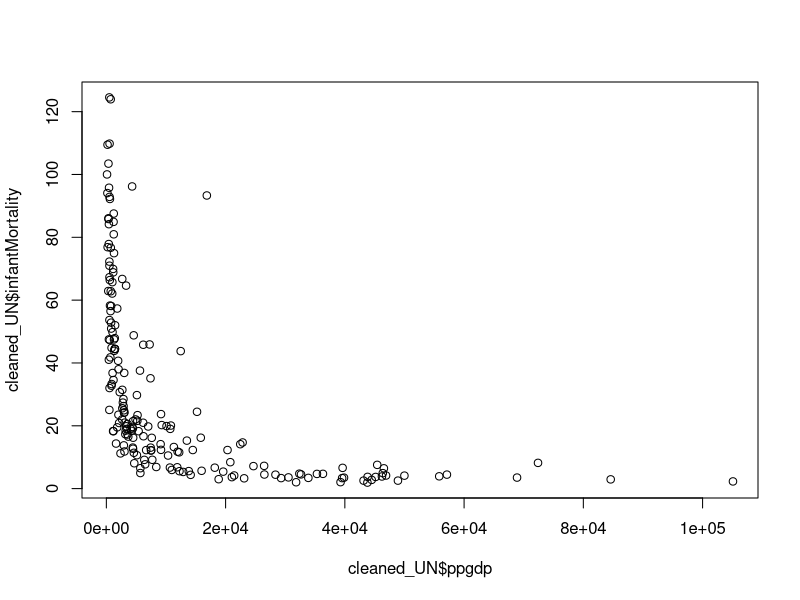
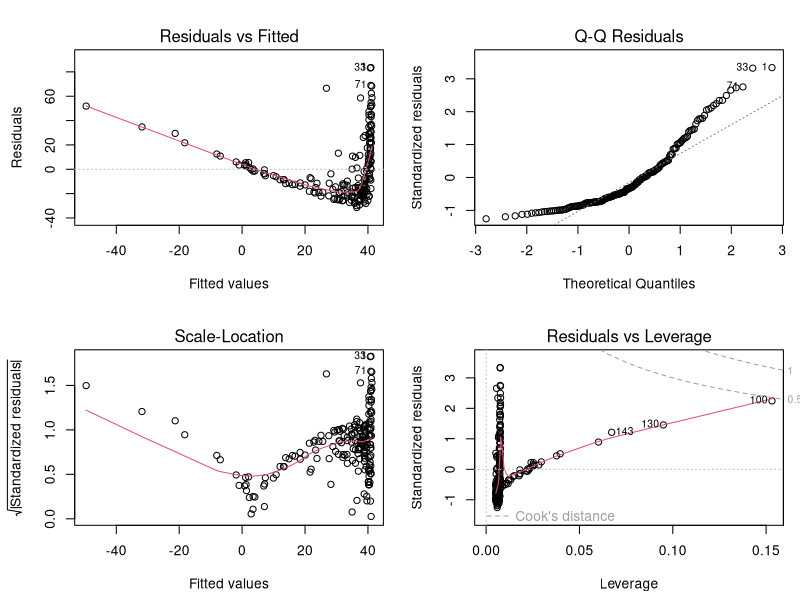
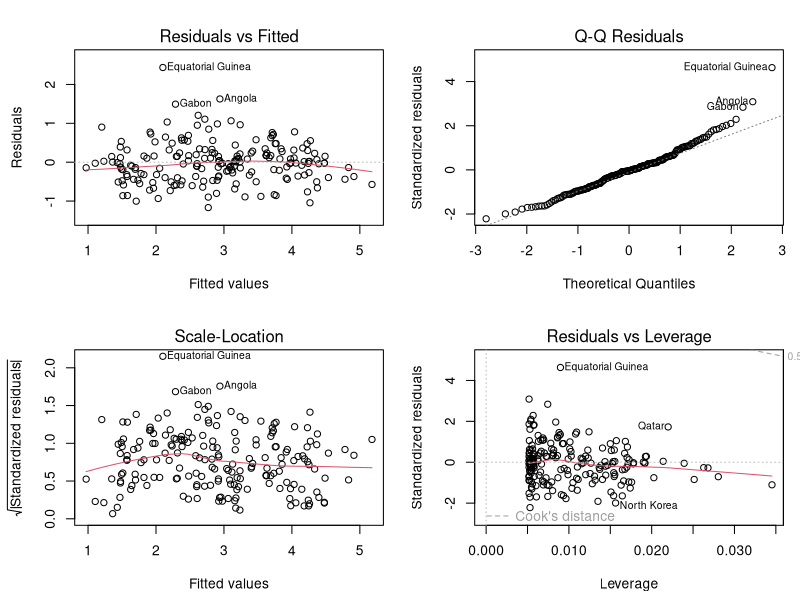
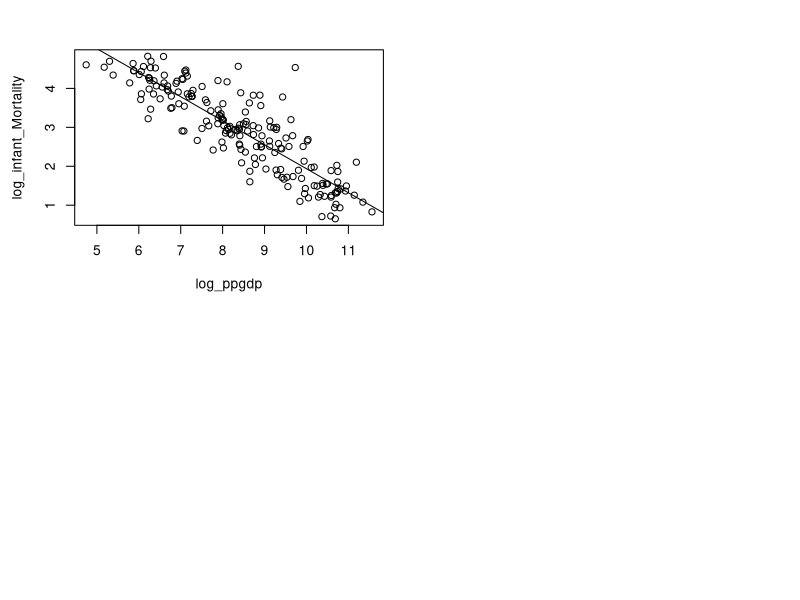
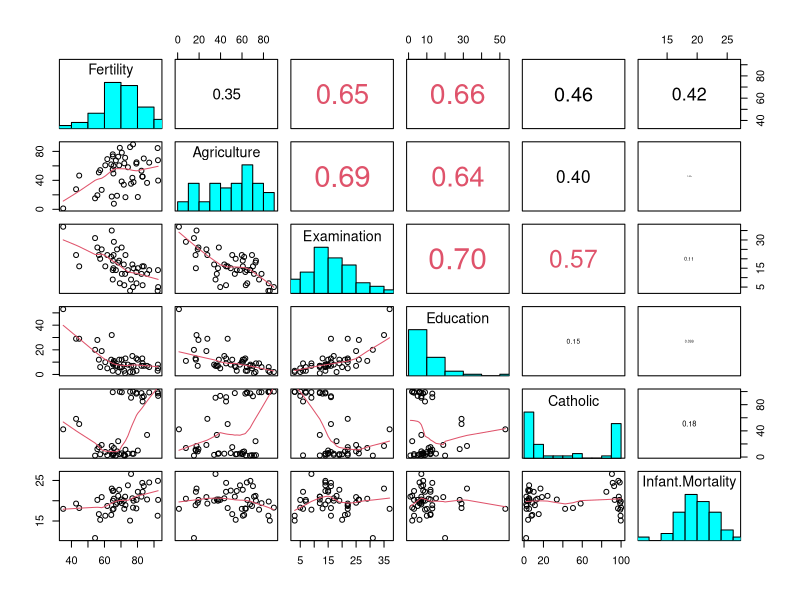
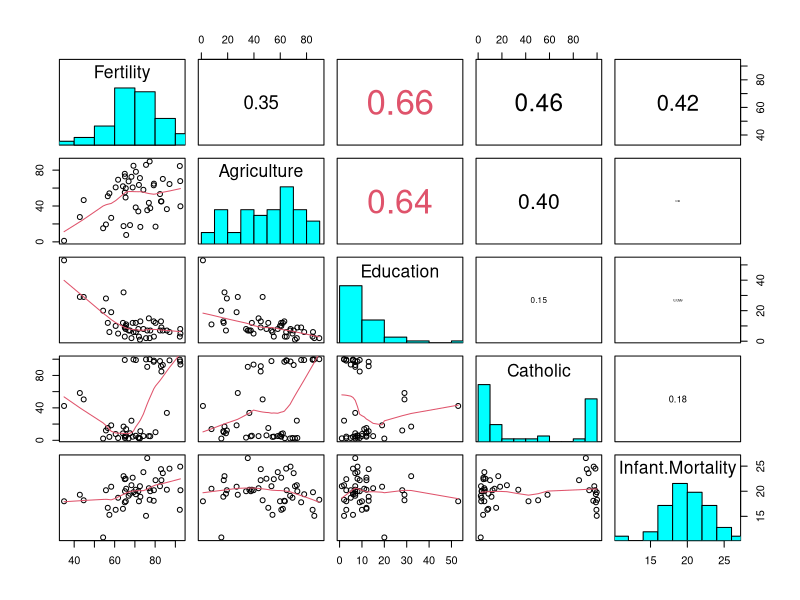
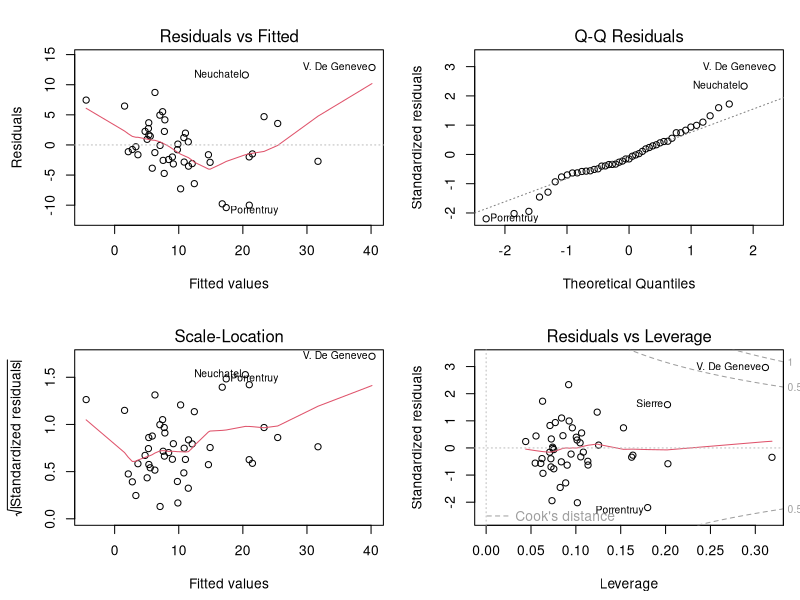
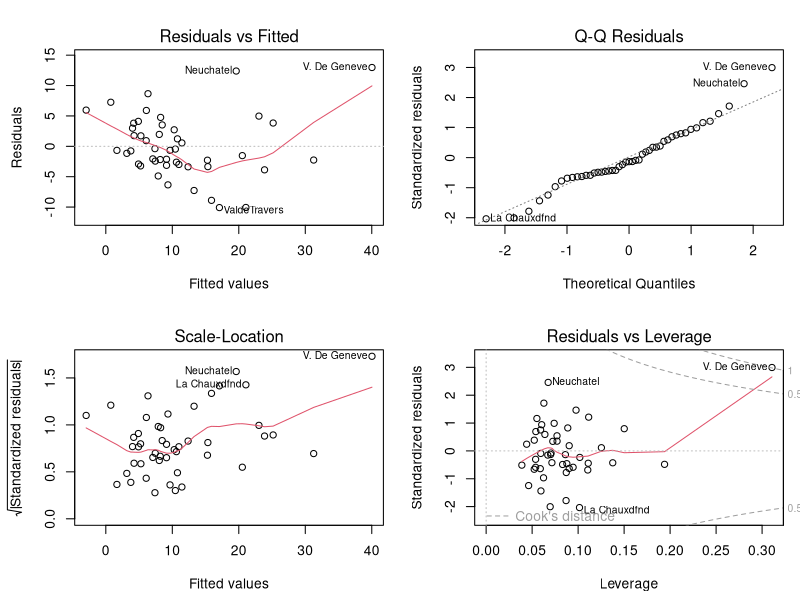

These figures' R source, in order:
## ---- chunk 1
knitr::opts_chunk$set(echo = TRUE)
## ---- chunk 2
# Function for analysis of variables
variable_analysis <- function(vect) {
  result <- list(
    mean = mean(vect),
    median = median(vect),
    variance = var(vect),
    sd = sd(vect),
    IQR = IQR(vect),
    min = min(vect),
    max = max(vect),
    range = max(vect) - min(vect)
  )
  return(result)
}

print_nice <- function(result) {
  # put stats in tble
  table <- as.data.frame(t(as.data.frame(result)))
  colnames(table) <- "Value"  # value is 2nd column
  table <- round(table, 4)  
  
  # Print, left align and title
  knitr::kable(table, caption = "Summary Statistics", align = c("l", "r"))
}

## ---- chunk 3
library("car")
data("UN")
## ---- chunk 4
#'NA' Werte entfernen mit na.omit
cleaned_UN <- na.omit(UN)
summary(cleaned_UN)
## ---- chunk 5
#Scatterplot for Infant Mortality and gross domestic product
plot(cleaned_UN$ppgdp, cleaned_UN$infantMortality)

#Residual plots for Infant Mortality and gross domestic product
summary(lm(formula = cleaned_UN$ppgdp ~ cleaned_UN$infantMortality, data = UN))
par(mfrow = c(2, 2), mar = c(4.5, 4.5, 3, 1))
plot(lm(formula = cleaned_UN$infantMortality ~ cleaned_UN$ppgdp, data = UN))


## ---- chunk 6
#log10 transformation of y-values + x-values
log_infant_Mortality <- log(cleaned_UN$infantMortality)
log_ppgdp <- log(cleaned_UN$ppgdp)
## ---- chunk 7
#model adaption
model <- lm(log_infant_Mortality~log_ppgdp, data=cleaned_UN)
summary(model)
par(mfrow = c(2, 2), mar = c(4.5, 4.5, 3, 1))
plot(model)
plot(log_ppgdp, log_infant_Mortality)
abline(model)

## ---- chunk 8
# load the dataset 
data("swiss")
summary(swiss)

# put (absolute) correlations on the upper panels,
# with size proportional to the correlations.
panel.cor <- function(x, y, digits = 2, prefix = "", cex.cor, ...)
{
  par(usr = c(0, 1, 0, 1))
  r <- abs(cor(x, y))
  txt <- format(c(r, 0.123456789), digits = digits)[1]
  txt <- paste0(prefix, txt)
  if(missing(cex.cor)) cex.cor <- 0.8/strwidth(txt)
  text(0.5, 0.5, txt, cex = cex.cor * r, col=ifelse(r>0.5,2,1
  ))
}
#put histograms on the diagonal 
panel.hist <- function(x, ...)
{
  usr <- par("usr")
  par(usr = c(usr[1:2], 0, 1.5) )
  h <- hist(x, plot = FALSE)
  breaks <- h$breaks; nB <- length(breaks)
  y <- h$counts; y <- y/max(y)
  rect(breaks[-nB], 0, breaks[-1], y, col = "cyan", ...)
}


pairs(swiss, lower.panel = panel.smooth,diag.panel = panel.hist, upper.panel = panel.cor)
summary(lm(formula = Education ~ ., data = swiss))
## ---- chunk 9
# Filtering Examination 
pairs(swiss[,-3], lower.panel = panel.smooth,diag.panel = panel.hist, upper.panel = panel.cor)
# Model adaption 
lm_model_1 <- lm(formula = Education ~ . - Examination, data = swiss) 
summary(lm_model_1)
## ---- chunk 10
par(mfrow = c(2, 2), mar = c(4.5, 4.5, 3, 1))
plot(lm_model_1)
par(mfrow = c(1, 1))
# kicked out: Infant Mortality 
summary(lm(formula = Education ~ . - Examination - Infant.Mortality, data = swiss))
## ---- chunk 11
# Model adaption without Infant Mortality 
lm_model_2 <- lm(formula = Education ~ . - Examination - Infant.Mortality, data = swiss)

par(mfrow = c(2, 2), mar = c(4.5, 4.5, 3, 1))
plot(lm_model_2)
par(mfrow = c(1, 1))
## ---- chunk 12
# kicked out Val de Geneve point. 
summary(lm(formula = Education ~ . - Examination - Infant.Mortality, data = swiss[-45, ]))
## ---- chunk 13
state.x77_dataframe <- as.data.frame(state.x77)
head(state.x77,10)

## ---- chunk 14
# put (absolute) correlations on the upper panels,
# with size proportional to the correlations.
panel.cor <- function(x, y, digits = 2, prefix = "", cex.cor, ...)
{
  par(usr = c(0, 1, 0, 1))
  r <- abs(cor(x, y))
  txt <- format(c(r, 0.123456789), digits = digits)[1]
  txt <- paste0(prefix, txt)
  if(missing(cex.cor)) cex.cor <- 0.8/strwidth(txt)
  text(0.5, 0.5, txt, cex = cex.cor * r, col=ifelse(r>0.5,2,1
  ))
}
#put histograms on the diagonal 
panel.hist <- function(x, ...)
{
  usr <- par("usr")
  par(usr = c(usr[1:2], 0, 1.5) )
  h <- hist(x, plot = FALSE)
  breaks <- h$breaks; nB <- length(breaks)
  y <- h$counts; y <- y/max(y)
  rect(breaks[-nB], 0, breaks[-1], y, col = "cyan", ...)
}

pairs(state.x77_dataframe, lower.panel = panel.smooth,diag.panel = panel.hist, upper.panel = panel.cor)

## ---- chunk 15
# Model adaptation
lm_model_1 <- lm(formula = Murder ~., data = state.x77_dataframe) 
summary(lm_model_1)
par(mfrow = c(2, 2), mar = c(4.5, 4.5, 3, 1))
plot(lm_model_1)
par(mfrow = c(1, 1))

## ---- chunk 16
# Model adaption without Illiteracy and Life Exp
lm_model_2 <- lm(formula = Murder ~. - Illiteracy -`HS Grad`, data = state.x77_dataframe) 
summary(lm_model_2)
par(mfrow = c(2, 2), mar = c(4.5, 4.5, 3, 1))
plot(lm_model_2)
par(mfrow = c(1, 1))
pairs(state.x77_dataframe[, -c(3, 6)], lower.panel = panel.smooth,diag.panel = panel.hist, upper.panel = panel.cor)

## ---- chunk 17
# Model adaption without Illiteracy and Life Exp
lm_model_3 <- lm(formula = Murder ~. - Illiteracy -`HS Grad` -Income , data = state.x77_dataframe) 
summary(lm_model_3)
par(mfrow = c(2, 2), mar = c(4.5, 4.5, 3, 1))
plot(lm_model_2)
par(mfrow = c(1, 1))

## ---- chunk 18
# kicked out: Alaska point 
lm_model_4 <- lm(formula = Murder ~. - Illiteracy -`HS Grad` -Income, data = state.x77_dataframe[-2, ])
summary(lm_model_4)
par(mfrow = c(2, 2), mar = c(4.5, 4.5, 3, 1))
plot(lm_model_4)
par(mfrow = c(1, 1))
## ---- chunk 19

lake_levels <- as.numeric(LakeHuron)

levels_result <- variable_analysis(lake_levels)

print_nice(levels_result)

plot(LakeHuron, main = "Lake Huron Water Levels (1875–1972)",
     xlab = "Year", ylab = "Water Level", col = "blue", type = "l", xaxt = "n")

axis(1, at = seq(1875, 1975, by = 5), labels = seq(1875, 1975, by = 5))
## ---- chunk 20

time <- time(LakeHuron) # Extract the time (years)
cor_time_levels <- cor(time, lake_levels)
cor_time_levels
## ---- chunk 21
#two-tailed correlation test
cor_test_two_tailed <- cor.test(time, lake_levels, alternative = "two.sided")
print(cor_test_two_tailed)

#one-tailed correlation test (less)
cor_test_one_tailed <- cor.test(time, lake_levels, alternative = "less")
print(cor_test_one_tailed)
## ---- chunk 22
model_lake_huron <- lm(LakeHuron ~ time(LakeHuron))
summary(model_lake_huron)

plot(LakeHuron, main = "Lake Huron Water Levels (1875–1972)",
     xlab = "Year", ylab = "Water Level", col = "blue", type = "l")
abline(model_lake_huron, col = "red", lwd = 1)
## ---- chunk 23
par(mfrow = c(2, 2))
plot(model_lake_huron)
par(mfrow = c(1, 1))

## ---- chunk 24
par(mfrow = c(1,2))
acf(LakeHuron)
curve(acf(LakeHuron)$acf[2]^x, add=TRUE, col=3, lwd=2)
par(mfrow = c(1,1))
## ---- chunk 25
par(mfrow = c(1, 2))
acf(LakeHuron)
curve(acf(LakeHuron)$acf[2]^x, add=TRUE, col=3, lwd=2)
par(mfrow = c(1, 1))
## ---- chunk 26

# AR(1) linear model

ar_lake_huron <-  lm(LakeHuron[-1] ~ LakeHuron[-length(LakeHuron)])

plot(LakeHuron[-length(LakeHuron)],LakeHuron[-1])
abline(ar_lake_huron, col=3, lwd=2)

summary(ar_lake_huron)
## ---- chunk 27
par(mfrow = c(1, 2))
# Residual diagnostic plots
plot(ar_lake_huron, 1:2)
acf(residuals(ar_lake_huron))
par(mfrow = c(1, 1))
## ---- chunk 28
data("Pima.tr", package = "MASS")
# remove 'type' before applying pairs() becaus it is not numerical
Pima_numeric <- Pima.tr[, sapply(Pima.tr, is.numeric)]
pairs(Pima_numeric, lower.panel = panel.smooth, diag.panel = panel.hist, upper.panel = panel.cor)

## ---- chunk 29
table(Pima.tr$type)
## ---- chunk 30
model_pima <- glm(type ~ npreg + bmi + glu + bp + ped, data = Pima.tr, family = binomial)

summary(model_pima)
## ---- chunk 31
model_pima_no_bp <- glm(type ~ npreg + bmi + glu + ped, data = Pima.tr, family = binomial)

summary(model_pima_no_bp)
## ---- chunk 32
format_glm_output <- function(model) {
  coef_df <- as.data.frame(summary(model)$coefficients)
  exp_values <- exp(coef_df$Estimate) 

  result <- data.frame(
    Predictor = rownames(coef_df),
    Estimate = round(coef_df$Estimate, 4),
    Exp_Estimate = round(exp_values, 4) 
  )
  print(result, row.names = FALSE)
}

format_glm_output(model_pima_no_bp)

## ---- chunk 33
cooks_values <- cooks.distance(model_pima_no_bp)

# Identify influential points (rule of thumb: Cook's D > 4/n)
threshold <- 4 / nrow(Pima.tr)
influential_points <- which(cooks_values > threshold)
Pima.tr[influential_points, ]
## ---- chunk 34
#install.packages("pROC")
library(pROC)

# Predict probabilities
Pima.tr$predicted_prob <- predict(model_pima_no_bp, type = "response")

# Compute ROC curve
roc_curve <- roc(Pima.tr$type, Pima.tr$predicted_prob)

# Plot ROC curve
plot(roc_curve, col = "blue", main = "ROC Curve for Diabetes Prediction")

# Compute AUC
auc_value <- auc(roc_curve)
auc_value
## ---- chunk 35
# predicted probabilities to class labels (Threshold = 0.5)
predictions <- ifelse(Pima.tr$predicted_prob > 0.5, "Yes", "No")
predictions <- factor(predictions, levels = levels(Pima.tr$type))

# confusion matrix
conf_matrix <- table(Predicted = predictions, Actual = Pima.tr$type)
print(conf_matrix)

TP <- conf_matrix["Yes", "Yes"]
FP <- conf_matrix["Yes", "No"]
TN <- conf_matrix["No", "No"]
FN <- conf_matrix["No", "Yes"]

cat("\nConfusion Matrix \n")
cat("TP:", TP, "\n")
cat("FP:", FP, "\n")
cat("TN:", TN, "\n")
cat("FN:", FN, "\n")
